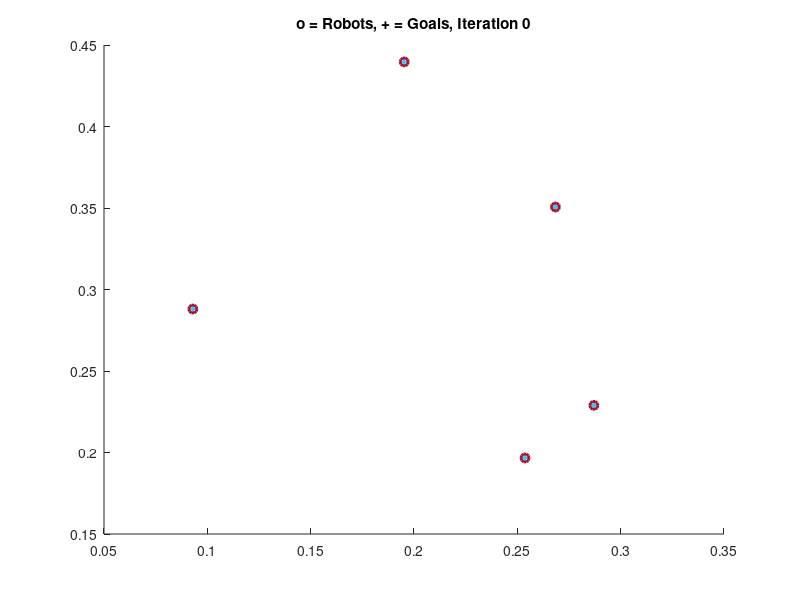
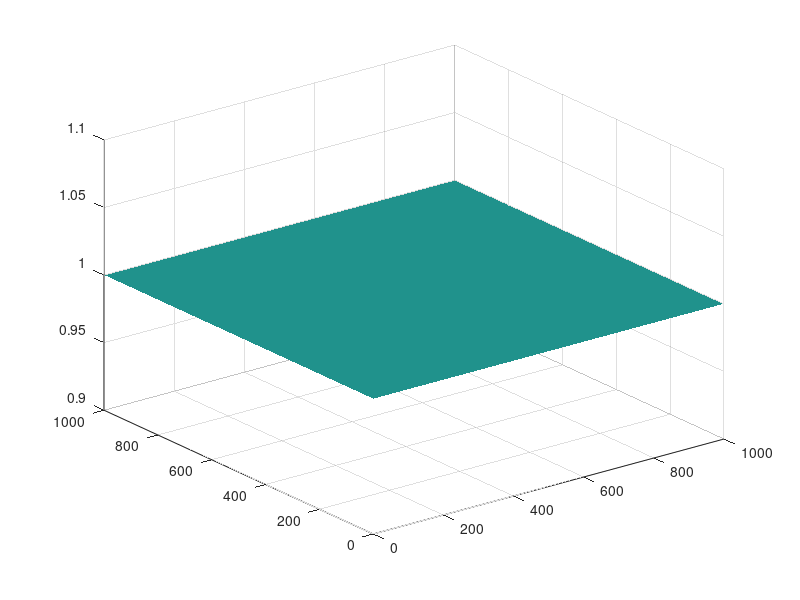

MATLAB code to generate these figures, in order: (Note: this script raises an error after producing the figures.)
clc;
close all;
clear all;

n=5;
crs = [0,0;0,10;10,10;10,0];
numIterations = 100;
showPlot = true;
saveFlag = true;  % set to true if you wanna save your results else false
r_sen = 2;   %sensor range
pydata = [];

Px = 0.5*rand([n,1]);
Py = 0.5*rand([n,1]);

xrange = max(crs(:,1));
yrange = max(crs(:,2));
thresh = 0.01; %max distance threshold for each cycle to end

%Dividing the area into discrete cells and expressing range in terms of the
%map
X1 = max(max(crs))/1000;
r_sen = r_sen/X1;
Z = ones(1000,1000);%Uncertainity Distribution
val2 = Z;
cycle=1;
Kprop = 0.5; %Proportionality constant

%%%%%%%%%%%%%%%%%%%%%%%% VISUALIZATION %%%%%%%%%%%%%%%%%%%%%%%%%%%%%%%%%%%%
if showPlot
    verCellHandle = zeros(n,1);
    cellColors = ones(n,3);
    for i = 1:numel(Px) % color according to
        verCellHandle(i)  = patch(Px(i),Py(i),cellColors(i,:)); % use color i  -- no robot assigned yet
        hold on
    end
    pathHandle = zeros(n,1);
    %numHandle = zeros(n,1);
    for i = 1:numel(Px) % color according to
        pathHandle(i)  = plot(Px(i),Py(i),'-','color',cellColors(i,:)*.8);
        %    numHandle(i) = text(Px(i),Py(i),num2str(i));
    end
    goalHandle = plot(Px,Py,'+','linewidth',2);
    currHandle = plot(Px,Py,'o','linewidth',2);
    titleHandle = title(['o = Robots, + = Goals, Iteration ', num2str(0)]);
end

figure
surf (Z);
set(surf(Z),'LineStyle','none');
%%%%%%%%%%%%%%%%%%%%%%%% END VISUALIZATION %%%%%%%%%%%%%%%%%%%%%%%%%%%%%%%%

dist = xrange*ones(n,1);
%Starting the loop for search
while max(max(Z))>0.1
    figure(1)
    counter = 0;
    while max(dist)>thresh
        tic;
        counter = counter+1;
        [v,c]=VoronoiBounded(Px,Py, crs);
        
        if showPlot
            set(currHandle,'XData',Px,'YData',Py);%plot current position  
            pydata(cycle,counter).Px = Px;
            pydata(cycle,counter).Py = Py;
            for i = 1:numel(Px) % color according to
                xD = [get(pathHandle(i),'XData'),Px(i)];
                yD = [get(pathHandle(i),'YData'),Py(i)];
                set(pathHandle(i),'XData',xD,'YData',yD);%plot path position
                %       set(numHandle(i),'Position',[ Px(i),Py(i)]);
            end
        end
        
        for i = 1:numel(c) %calculate the centroid of each cell
            BW = roipoly(Z,100*v(c{i},1),100*v(c{i},2));
            GI = mat2gray(BW);
            for m=1:1000
                for j=1:1000
                    GI(j,m) = GI(j,m)*val2(j,m);
                end
            end
            s = regionprops(BW, GI, {'WeightedCentroid'});
            cx = s.WeightedCentroid(1,1)/100;
            cy = s.WeightedCentroid(1,2)/100;
            cx = min(xrange,max(0, cx));
            cy = min(yrange,max(0, cy));
            if ~isnan(cx) && inpolygon(cx,cy,crs(:,1),crs(:,2))
                Px(i) = Px(i) + Kprop*(cx - Px(i));  %don't update if goal is outside the polygon
                Py(i) = Py(i) + Kprop*(cy - Py(i));
                dist(i) = sqrt((cx - Px(i))^2 + (cy - Py(i))^2);
            end
        end
        
        if showPlot
            for i = 1:numel(c) % update Voronoi cells
                set(verCellHandle(i), 'XData',v(c{i},1),'YData',v(c{i},2));
            end
            
            set(titleHandle,'string',['o = Robots, + = Goals, Cycle', num2str(cycle,'%3d'), ', Iteration', num2str(counter,'%3d')]);
            set(goalHandle,'XData',Px,'YData',Py);%plot goal position
            axis equal
            axis([0,xrange,0,yrange]);
            drawnow
        end
        time(counter,cycle) = toc;
        pydata(cycle,counter).time = toc;
    end
    val = Z;
    for i = 1:n
        BW = roipoly(Z,100*v(c{i},1),100*v(c{i},2));
        GI = mat2gray(BW);
        s = regionprops(BW, GI, {'Centroid','WeightedCentroid'});
        for m=1:1000
            for j=1:1000
                vx = s.WeightedCentroid(1,1);
                vy = s.WeightedCentroid(1,2);
                dist = sqrt(((m+0.5)-vx)^2+((j+0.5)-vy)^2)/100;
                if dist < r_sen
                    val(j,m) = min(val(j,m),(1-0.8708+0.074*dist^2));
                end
            end
        end
    end
    for m=1:1000
        for j=1:1000
            Z(j,m) = Z(j,m)*val(j,m);
            val2(j,m) = 2*Z(j,m)*0.074;
        end
    end
    max_d(cycle)= max(max(Z));
    average(cycle) = mean2(Z);
    cycle=cycle+1;
    figure(2);
    surf (Z);
    set(surf(Z),'LineStyle','none');
end

if saveFlag==true
    json = jsonencode(pydata);
    fid = fopen("agentSetpoint.json","w");
    fprintf(fid,"%s",json);
    fclose(fid);
end